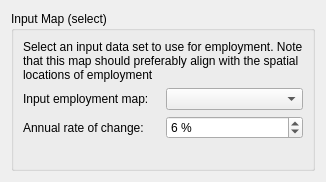
                     <widget class="QWidget" name="page">
                      <layout class="QGridLayout" name="gridLayout_3">
                       <item row="0" column="0">
                        <widget class="QGroupBox" name="employ_inputmap_box">
                         <property name="title">
                          <string>Input Map (select)</string>
                         </property>
                         <layout class="QGridLayout" name="gridLayout_4">
                          <item row="2" column="1">
                           <widget class="QDoubleSpinBox" name="employ_inputmap_spin">
                            <property name="prefix">
                             <string/>
                            </property>
                            <property name="suffix">
                             <string> %</string>
                            </property>
                            <property name="decimals">
                             <number>0</number>
                            </property>
                            <property name="minimum">
                             <double>0.000000000000000</double>
                            </property>
                            <property name="maximum">
                             <double>500.000000000000000</double>
                            </property>
                            <property name="singleStep">
                             <double>0.100000000000000</double>
                            </property>
                            <property name="value">
                             <double>6.000000000000000</double>
                            </property>
                           </widget>
                          </item>
                          <item row="1" column="1">
                           <widget class="QComboBox" name="employ_inputmap_combo"/>
                          </item>
                          <item row="0" column="0" colspan="2">
                           <widget class="QLabel" name="employ_inputmap_lbl">
                            <property name="text">
                             <string>Select an input data set to use for employment. Note that this map should preferably align with the spatial locations of employment</string>
                            </property>
                            <property name="wordWrap">
                             <bool>true</bool>
                            </property>
                           </widget>
                          </item>
                          <item row="2" column="0">
                           <widget class="QLabel" name="employ_inputmap_lbl3">
                            <property name="text">
                             <string>Annual rate of change:</string>
                            </property>
                           </widget>
                          </item>
                          <item row="3" column="0" colspan="2">
                           <spacer name="verticalSpacer_3">
                            <property name="orientation">
                             <enum>Qt::Vertical</enum>
                            </property>
                            <property name="sizeType">
                             <enum>QSizePolicy::Preferred</enum>
                            </property>
                            <property name="sizeHint" stdset="0">
                             <size>
                              <width>20</width>
                              <height>20</height>
                             </size>
                            </property>
                           </spacer>
                          </item>
                          <item row="1" column="0">
                           <widget class="QLabel" name="employ_inputmap_lbl2">
                            <property name="text">
                             <string>Input employment map:</string>
                            </property>
                            <property name="wordWrap">
                             <bool>true</bool>
                            </property>
                           </widget>
                          </item>
                         </layout>
                        </widget>
                       </item>
                      </layout>
                     </widget>
